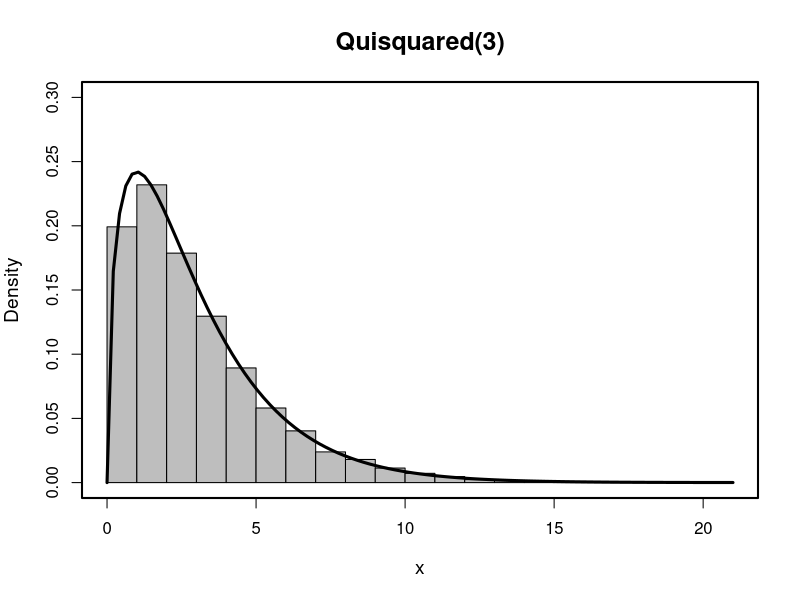
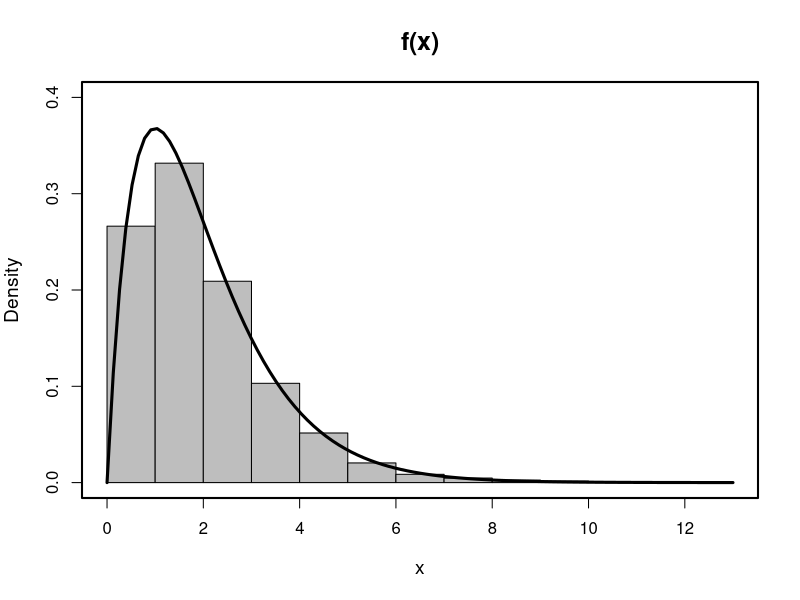
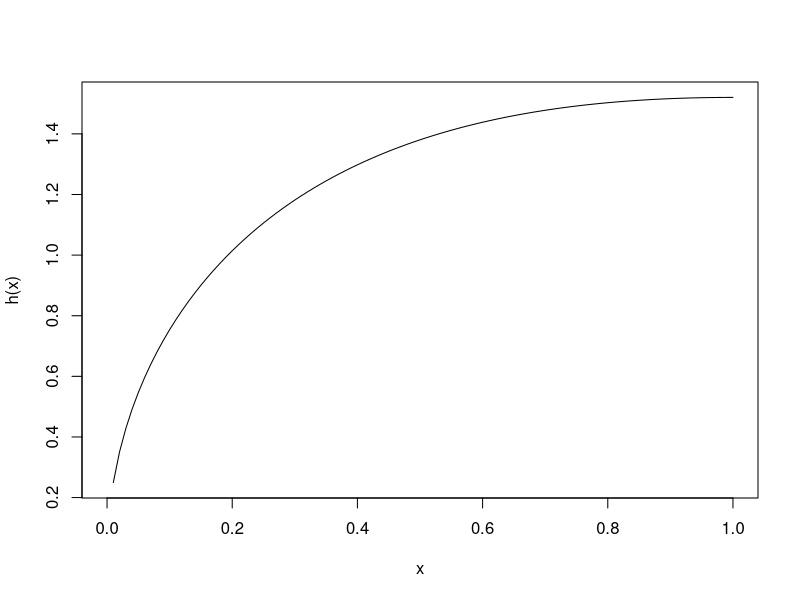
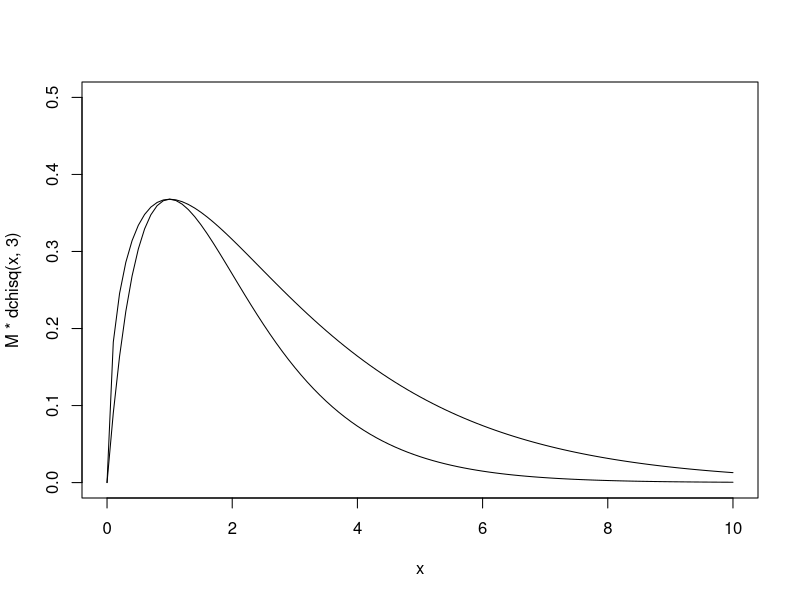

R code for these plots, in order:
#Exercicio A
sim.norm<-function(n, mu, std){
  
  "Box-Muller Algorithm. This function generates samples
  from two independent random variables X,Y ~ N(mu,std)."
  
  x<-vector()
  y<-vector()
  
  for (i in 1:n){
    
    theta=2*pi*runif(1,0,1)
    R=sqrt(-2*log(runif(1,0,1)))
    
    # add N(0,1) observations to the samples
    x=c(x,R*cos(theta))
    y=c(y,R*sin(theta))
  }
  
  # convert all observations from N(0,1) to N(mu,std)
  x=x*std+mu
  y=y*std+mu
  return(list("x"=x,"y"=y))
}

sim.quisquared<-function(n,df,lower=0,upper=1){
  #forms a quisquared distribution from random uniform values x=(0 to 1)
  s=vector()
  for (i in 1:n){
    x=sim.norm(df,lower,upper)$x
    s=c(s,sum(x^2))
  }
  return(s)
}


set.seed(123)
# plotting the histogram
hist(sim.quisquared(10000,3),freq=F,main="Quisquared(3)",ylim=c(0,0.3),xlab="x",col="grey",
     cex.main=1.5,cex.lab=1.15)
# adding the p.d.f. on top of the histogram
curve(dchisq(x,3),add=T,lwd=3,lty=1)
# drawing a box around the plot
box(lwd=2)

f<-function(x){
  return(x*exp(-x))
}
h<-function(x){
  #function h(x)=f(x)/g(x)
  f(x)/dchisq(x,3)
}
#the max of h(x)=M
M=optimise(h,interval = c(0,5),maximum = T)$objective

sim=function(n){
  v=vector()
  count=0
  for (i in 1:n){
    u=1
    alpha=0
    while(u>alpha){
    x<-sim.quisquared(1,3)
    alpha=(1/M)*f(x)/dchisq(x,3)
    u<-runif(1,0,1)
    count=count+1
    }
  v=c(v,x)
  }
rr=count/n
return(list("vector"=v,"rejection_rate"=rr))
}

set.seed(123)
fl=sim(10000)
ff=fl$vector
rejection_rate=fl$rejection_rate
# plotting the histogram
hist(ff,freq=F,main="f(x)",ylim=c(0,0.4),xlab="x",col="grey",
     cex.main=1.5,cex.lab=1.15)
# adding the p.d.f. on top of the histogram
curve(f(x),add=T,lwd=3,lty=1)
# drawing a box around the plot
box(lwd=2)

#testing zone
curve(h(x))
curve(M*dchisq(x,3),ylim=c(0,0.5),xlim=c(0,10))
curve(f,type='l',add=T)
